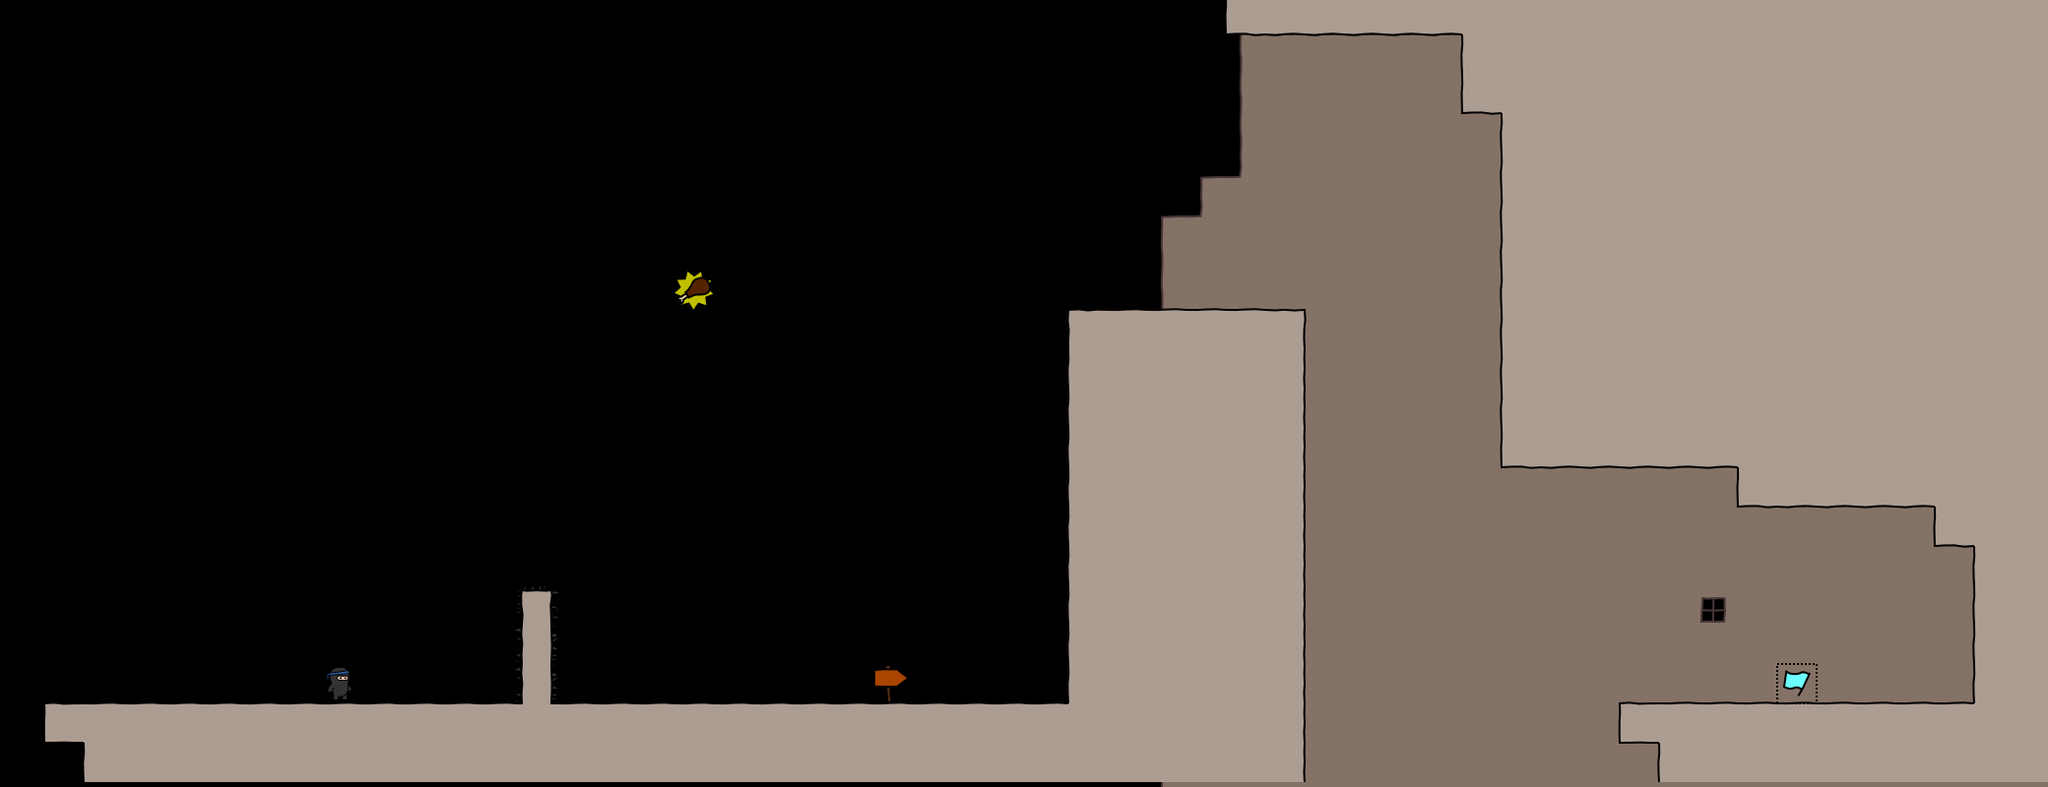

The image is a tile-based game level rendered from a .tmx file. Its description and source (layers, tilesets, objects; grid data summarised) follow:
An orthogonal 52x20 tile map with 40x40 px tiles, 4 tile layers (bg, walls, objects, fg), 3 tilesets.

<map version="1.0" orientation="orthogonal" width="52" height="20" tilewidth="40" tileheight="40">
 <tileset firstgid="1" name="world1" tilewidth="50" tileheight="50">
  <image source="world1.png" width="400" height="400" />
 </tileset>
 <tileset firstgid="65" name="objectpalette" tilewidth="50" tileheight="50">
  <image source="objectpalette.png" width="400" height="500" />
 </tileset>
 <tileset firstgid="145" name="background" tilewidth="40" tileheight="40">
  <image source="background1.png" width="320" height="600" />
 </tileset>
 <layer name="bg" width="52" height="20">
  <data>[1040 cells, 451 non-empty, 5 distinct tile ids]</data>
 </layer>
 <layer name="walls" width="52" height="20">
  <data>[1040 cells, 341 non-empty, 10 distinct tile ids]</data>
 </layer>
 <layer name="objects" width="52" height="20">
  <data>[1040 cells, 6 non-empty, 5 distinct tile ids]</data>
 </layer>
 <layer name="fg" width="52" height="20">
  <data>[1040 cells, 0 non-empty, 0 distinct tile ids]</data>
 </layer>
</map>
